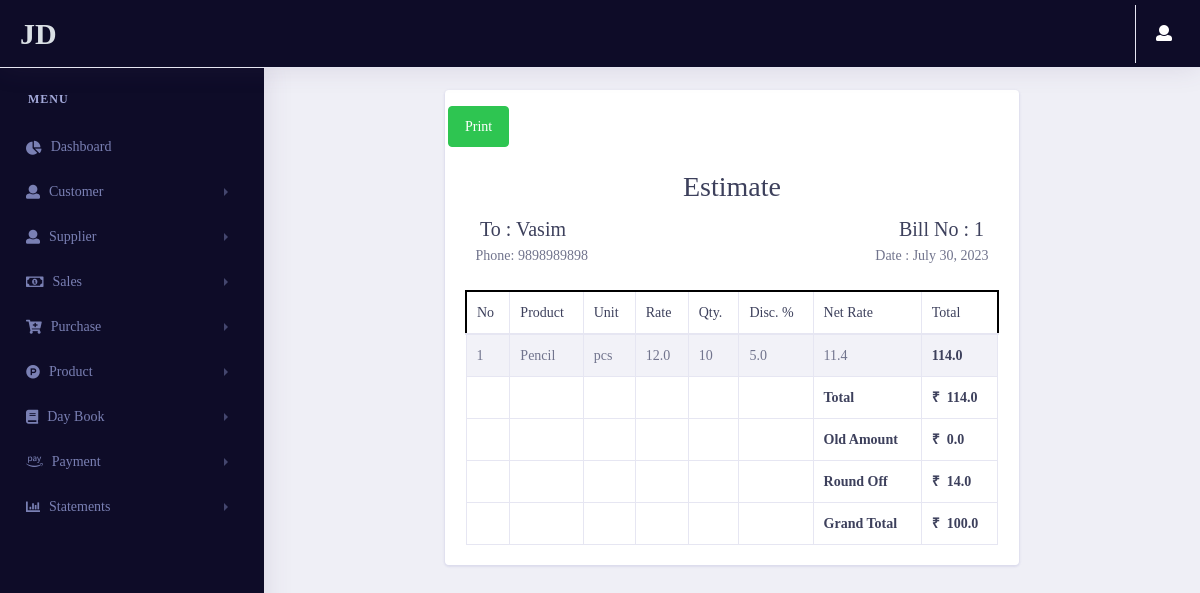
The page /sale/saleinvoice/e16d299304594e1e8ab674dc728a510c (signed in) on the database its author committed.
### pages/models.py (models this page shows, shortened)
class Profile(models.Model):
    user = models.OneToOneField(User,on_delete=models.CASCADE , related_name="profile")
    phone_no = models.CharField(max_length=20)
    company_name = models.CharField(max_length=50)
    Address = models.CharField(max_length=500)
    city = models.CharField(max_length=50)
    state = models.CharField(max_length=50)
    pincode = models.CharField(max_length=50)
    GSTNO = models.CharField(max_length=50)
    Bank_name = models.CharField(max_length=50)
    Bank_AC = models.CharField(max_length=50)
    IFSC_Code = models.CharField(max_length=50)
    Branch_name = models.CharField(max_length=50)
    id = models.UUIDField(default=uuid.uuid4 , unique=True , primary_key=True , editable=False)
    class Meta:
        indexes = [models.Index(fields=['user' , 'id'])]

### sales/models.py (models this page shows, shortened)
class Estimate_sales(models.Model):
    Bill_no = models.IntegerField()
    customer = models.ForeignKey(Customer_estimate,on_delete=models.CASCADE)
    date = models.DateField(auto_now_add=True)
    Total_amount = models.FloatField()
    Due_amount = models.FloatField()
    Round_off = models.FloatField()
    Grand_total = models.FloatField()
    id = models.UUIDField(default=uuid.uuid4 , unique=True , primary_key=True , editable=False)
    class Meta:
        indexes = [models.Index(fields=['Bill_no' , 'customer' , 'id'])]

class estimatesales_Product(models.Model):
    Bill_no = models.IntegerField()
    product_name = models.CharField(max_length=100,null=True,blank=True)
    unit = models.CharField(max_length=10)
    rate = models.FloatField()
    qty= models.IntegerField()
    dis = models.FloatField()
    netrate = models.FloatField()
    total = models.FloatField()
    id = models.UUIDField(default=uuid.uuid4 , unique=True , primary_key=True , editable=False)
    class Meta:
        indexes = [models.Index(fields=['Bill_no' , 'id' , 'product_name'])]

### customer/models.py (models this page shows)
class Customer_estimate(models.Model):
    fullname = models.CharField(max_length=50)
    contactno = models.CharField(max_length=50)
    city = models.CharField(max_length=50)
    state = models.CharField(max_length=50)
    landmark = models.CharField(max_length=50)
    id = models.UUIDField(default=uuid.uuid4 , unique=True , primary_key=True , editable=False)
    def __str__(self):
        return self.fullname
    class Meta:
        indexes = [models.Index(fields = [ 'id' , 'fullname'])]

### sales/views.py (the view)
# urls.py: path('saleinvoice/<pk>',views.saleinvoice,name="saleinvoice"),
@login_required(login_url='login')
def saleinvoice(request,pk):
    Estimate_group = Group.objects.get(name='Estimate')
    GST_group = Group.objects.get(name='GST')
    user = User.objects.get(username=request.user.username)
    try:
        if user.is_authenticated:
            if Estimate_group in user.groups.all():
                sale_data = Estimate_sales.objects.get(pk=pk)
                product_data = estimatesales_Product.objects.filter(Bill_no = sale_data.Bill_no)
                word = 1
            if GST_group in user.groups.all():
                sale_data = gstsale.objects.get(pk=pk)
                product_data = gstsales_Product.objects.filter(Bill_no = sale_data.Bill_no)
                word =num2words(gst.Grand_total)
            raw_text = u"\u20B9"
            print(raw_text)
            context = {
                'sale_data' : sale_data,
                'product_data':product_data,
                'word' : word,
                'raw_text' : raw_text,
            }
            return render(request,"sales/saleinvoice.html",context)
        else:
            return redirect('login')
    except:
        return redirect('error404')

### pages/templatetags/user_auth.py (called while the page is built)
@register.filter(name='has_group')
def has_group(user, group_name):
    group = Group.objects.get(name=group_name)
    return True if group in user.groups.all() else False

### sales/templates/sales/saleinvoice.html (shortened to what this page needs)
{% extends 'pages/base.html' %}
{% load humanize %}
{% load user_auth %}
{% block content %}
{% if request.user|has_group:"Estimate" %}
<div class="row">
    <div class="offset-xl-2 col-xl-8 col-lg-12 col-md-12 col-sm-12 col-12">
        <div class="card">
            <div class="form-row">
                <p class="text-right pl-2 pt-3">
                    <button type="submit" id="btn" class="btn btn-space btn-success rounded" onclick="printDiv('invoice_estimate')">
                    Print
                    </button>
                </p>
            </div>
            <div class="card-body" id="invoice_estimate">
                <div class="row">
                    <div class="col">
                        <h2 class="text-center">Estimate</h2>
                    </div>
                </div>
                <div class="row mb-4">
                    <div class="col-sm-6 text-left">
                        <h3 class="mb-1 text-dark mb-1">&nbsp;&nbsp;&nbsp;To : {{sale_data.customer}}</h3>
                        <div>&nbsp;&nbsp;&nbsp;Phone: {{sale_data.customer.contactno}}</div>
                    </div>
                    <div class="col-sm-6 text-right">
                        <h3 class="text-dark mb-1">Bill No : {{sale_data.Bill_no}}&nbsp;&nbsp;&nbsp;</h3>
                        <div>Date : {{sale_data.date}}&nbsp;&nbsp;&nbsp;</div>
                    </div>
                </div>
                <div class="table-responsive-sm">
                    <table class="table table-striped table-bordered" style="border: 1.5px solid black;" width=100%>
                        <thead style="border: 2px solid black;" width=100%>
                            <tr style="border: 2px solid black;">
                                <th class="center">No</th>
                                <th>Product</th>
                                <th class="center">Unit</th>
                                <th class="center">Rate</th>
                                <th class="right">Qty.</th>
                                <th class="center">Disc. %</th>
                                <th class="center">Net Rate</th>
                                <th class="right">Total</th>
                            </tr>
                        </thead>
                        <tbody>
                            {% for i in product_data %}
                            <tr>
                                <td class="center">{{forloop.counter}}</td>
                                <td class="left strong">{{i.product_name}}</td>
                                <td class="right">{{i.unit}}</td>
                                <td class="center">{{i.rate}}</td>
                                <td class="right">{{i.qty}}</td>
                                <td class="center">{{i.dis}}</td>
                                <td class="center">{{i.netrate|intcomma}}</td>
                                <td class="right">
                                    <strong class="text-dark">{{i.total|intcomma}}</strong>
                                </td>
                            </tr>
                            {% endfor %}
                        </tbody>
                        <tfoot style="border: 1.5px solid black;">
                            <tr>
                            <th></th><th></th><th></th><th></th><th></th><th></th>
                                <td class="left">
                                    <strong class="text-dark">Total</strong>
                                </td>
                                <td class="right">
                                    <strong class="text-dark">{{raw_text}}&nbsp;&nbsp;{{sale_data.Total_amount|intcomma}}</strong>
                                </td>
                            </tr>
                            <tr>
                            <th></th><th></th><th></th><th></th><th></th><th></th>
                                <td class="left" >
                                    <strong class="text-dark">Old Amount</strong>
                                </td>
                                <td class="right">
                                    <strong class="text-dark">{{raw_text}}&nbsp;&nbsp;{{sale_data.Due_amount|intcomma}}</strong>
                                </td>
                            </tr>
                            <tr>
                            <th></th><th></th><th></th><th></th><th></th><th></th>
                                <td class="left" >
                                    <strong class="text-dark">Round Off</strong>
                                </td>
                                <td class="right">
                                    <strong class="text-dark">{{raw_text}}&nbsp;&nbsp;{{sale_data.Round_off|intcomma}}</strong>
                                </td>
                            </tr>
                            <tr>
                            <th></th><th></th><th></th><th></th><th></th><th></th>
                                <td class="left" >
                                    <strong class="text-dark">Grand Total</strong>
                                </td>
                                <td class="right">
                                    <strong class="text-dark">{{raw_text}}&nbsp;&nbsp;{{sale_data.Grand_total|intcomma}}</strong>
                                </td>
                            </tr>
                        </tfoot>
                    </table>
                </div>
            </div>
        </div>
    </div>
</div>
{% endif %}
{% endblock content %}

### pages/templates/pages/base.html (shortened to what this page needs)
{% load static %}
{% load user_auth %}
<!doctype html>
<html lang="en">
<head>
    <link rel="stylesheet" href="{% static 'vendor/bootstrap/css/bootstrap.min.css' %}">
    <link href="{% static 'vendor/fonts/circular-std/style.css' %}" rel="stylesheet">
    <link rel="stylesheet" href="{% static 'libs/css/style.css' %}">
    <link rel="stylesheet" href="{% static 'vendor/fonts/fontawesome/css/fontawesome-all.css' %}">
    <link rel="stylesheet" href="{% static 'vendor/fonts/material-design-iconic-font/css/materialdesignicons.min.css' %}">
    <link rel="stylesheet" href="{% static 'vendor/fonts/flag-icon-css/flag-icon.min.css' %}">
    <link href="{% static 'Select2/css/select2.min.css' %}" rel="stylesheet" type="text/css">
</head>
<body>
    <div class="dashboard-main-wrapper">
          <div class="dashboard-header">
            <nav class="navbar navbar-expand-lg sidebar-dark fixed-top" >
                <a class="navbar-brand text-light" href="{% url 'dashboard' %}">{{request.user.profile.company_name}}</a>
                <div class="collapse navbar-collapse " id="navbarSupportedContent">
                    <ul class="navbar-nav ml-auto navbar-right-top">
                        <li class="nav-item dropdown nav-user">
                            <a class="nav-link nav-user-img" href="#" id="navbarDropdownMenuLink2" data-toggle="dropdown" aria-haspopup="true" aria-expanded="false"><i class="fas fa-user mr-2" style="color: white;" aria-hidden="true"></i></a>
                        </li>
                    </ul>
                </div>
            </nav>
        </div>
        <div class="nav-left-sidebar sidebar-dark">
            <div class="menu-list">
                <nav class="navbar navbar-expand-lg navbar-dark">
                    <div class="collapse navbar-collapse" id="navbarNav">
                        <ul class="navbar-nav flex-column">
                            <li class="nav-divider">
                                Menu
                            </li>
                            <li class="nav-item">
                                <a class="nav-link" href="{% url 'dashboard' %}"><i class="fas fa-chart-pie" aria-hidden="true"></i>Dashboard</a>
                            </li>
                            <li class="nav-item">
                                <a class="nav-link" href="#" data-toggle="collapse" aria-expanded="false" data-target="#submenu-2" aria-controls="submenu-2"><i class="fa fa-user"></i>Customer</a>
                            </li>
                            <li class="nav-item">
                                <a class="nav-link" href="#" data-toggle="collapse" aria-expanded="false" data-target="#submenu-3" aria-controls="submenu-3"><i class="fa fa-user"></i>Supplier</a>
                            </li>
                            <li class="nav-item">
                                <a class="nav-link" href="#" data-toggle="collapse" aria-expanded="false" data-target="#submenu-7" aria-controls="submenu-6"><i class="far fa-money-bill-alt"></i>Sales</a>
                            </li>
                            <li class="nav-item">
                                <a class="nav-link" href="#" data-toggle="collapse" aria-expanded="false" data-target="#submenu-4" aria-controls="submenu-4"><i class="fas fa-cart-plus"></i>Purchase</a>
                            </li>
                            <li class="nav-item">
                                <a class="nav-link" href="#" data-toggle="collapse" aria-expanded="false" data-target="#submenu-5" aria-controls="submenu-5"><i class=" fab fa-product-hunt"></i>Product</a>
                            </li>
                            <li class="nav-item">
                                <a class="nav-link" href="#" data-toggle="collapse" aria-expanded="false" data-target="#submenu-6" aria-controls="submenu-5"><i class="fas fa-book"></i>Day Book</a>
                            </li>
                            <li class="nav-item">
                                <a class="nav-link" href="#" data-toggle="collapse" aria-expanded="false" data-target="#payment" aria-controls="submenu-5"><i class="fab fa-amazon-pay"></i>Payment</a>
                            </li>
                            <li class="nav-item">
                                <a class="nav-link" href="#" data-toggle="collapse" aria-expanded="false" data-target="#statement" aria-controls="statement"><i class="fas fa-chart-bar"></i>Statements</a>
                            </li>
                        </ul>
                    </div>
                </nav>
            </div>
        </div>
        <div class="dashboard-wrapper">
            <div class="dashboard-ecommerce">
                <div class="container-fluid dashboard-content ">
                    <div class="ecommerce-widget">
                    {% block content %}
                    {% endblock content %}
                    </div>
                </div>
            </div>
        </div>
    </div>
</body>
</html>

### sales/templates/sales/saleinvoice.html (style rules this page uses)
table { margin: 0px; padding: 0px; }

### rows shown on the page
Estimate_sales: customer "Vasim", customer.contactno "9898989898", Bill_no "1", date "July 30, 2023", Total_amount "114.0", Due_amount "0.0", Round_off "14.0", Grand_total "100.0"
estimatesales_Product: product_name "Pencil", unit "pcs", rate "12.0", qty "10", dis "5.0", netrate "11.4", total "114.0"

### other values the page prints
{{ request.user.profile.company_name }} "JD"
{{ raw_text }} "₹"
